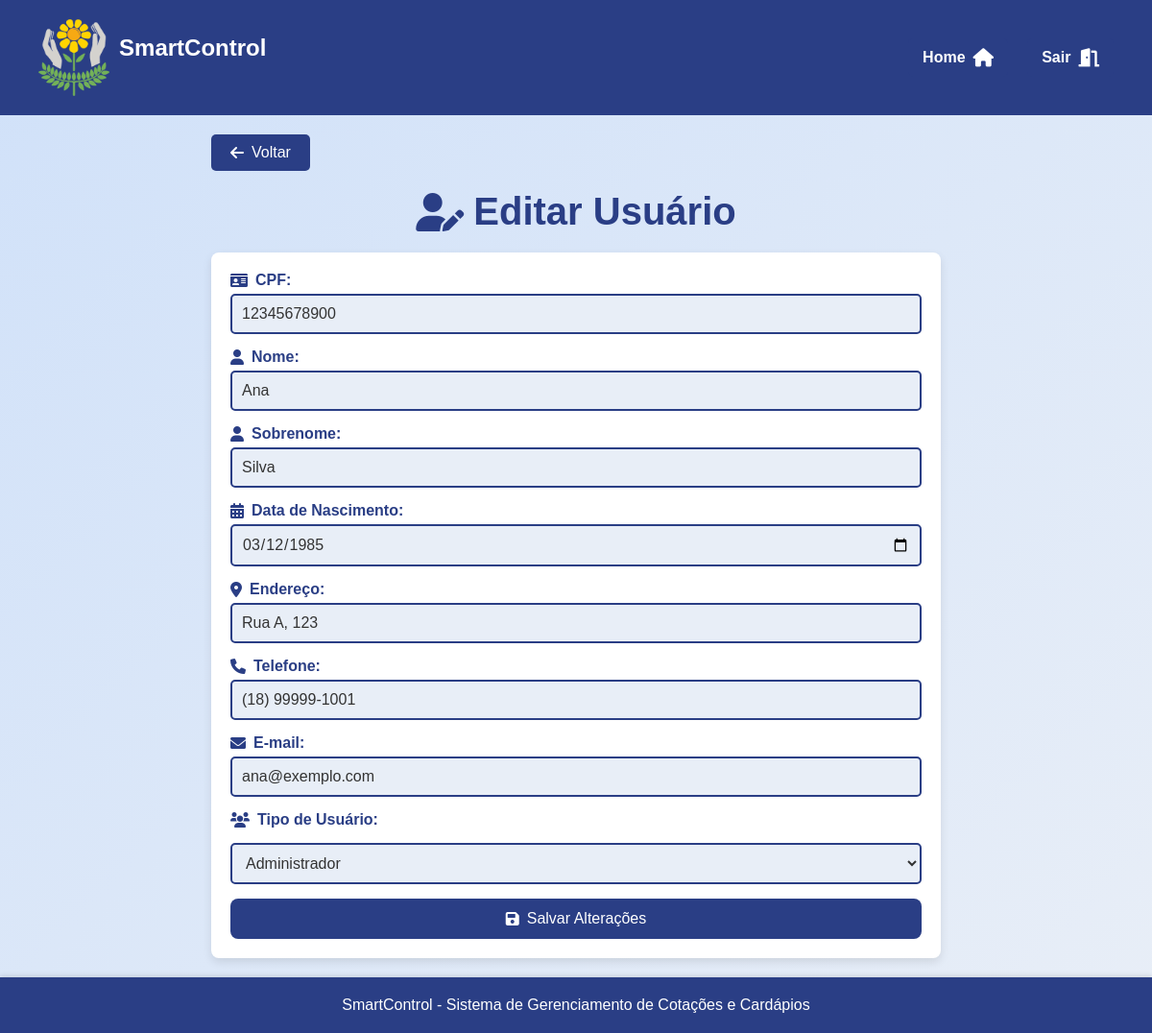
The page /assets/view/pages/usuario/editarUsuario/editUsuario.php?id=10 (signed in) on the database as committed earlier.
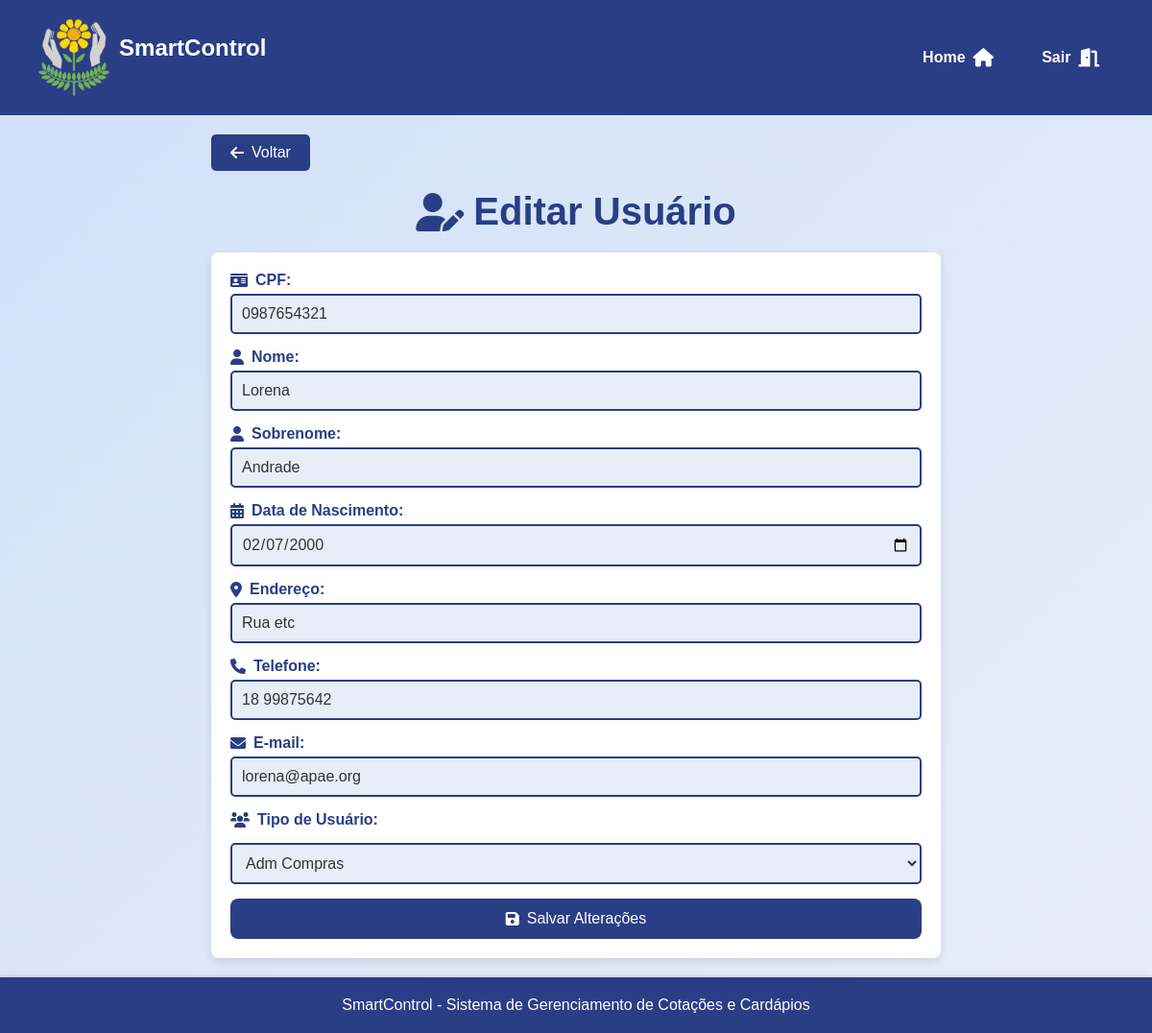
The same page on the database as committed later.
### tables this page shows
CREATE TABLE `usuarios` (
  `id` int(11) NOT NULL,
  `cpf` varchar(11) NOT NULL,
  `nome` varchar(100) NOT NULL,
  `sobrenome` varchar(100) NOT NULL,
  `data_nascimento` date NOT NULL,
  `endereco` varchar(255) DEFAULT NULL,
  `telefone` varchar(15) DEFAULT NULL,
  `email` varchar(100) NOT NULL,
  `senha` varchar(255) NOT NULL,
  `tipo_usuario` enum('administrador','contador','nutricionista') NOT NULL,
  `crn` varchar(20) DEFAULT NULL,
  `data_criacao` timestamp NOT NULL DEFAULT current_timestamp()
);

### assets/model/pdo/DataBase.php (called while the page is built, shortened)
<?php
class Database {
    private $host = 'localhost';
    private $dbname = 'sistema_apae';
    private $username = 'root';
    private $password = '';
    public $conn;
    public function __construct()
    {
        try {
            $this->conn = new PDO("mysql:host=$this->host;dbname=$this->dbname", $this->username, $this->password);
            $this->conn->setAttribute(PDO::ATTR_ERRMODE, PDO::ERRMODE_EXCEPTION);
        } catch (PDOException $exception) {
            echo "Erro na conexão: " . $exception->getMessage();
        }
    }
    public function read($table, $columns = "*", $id = null, $where = null) {
        $sql = "SELECT $columns FROM $table";
        try {
            $stmt = $this->conn->prepare($sql);
            $stmt->execute();
            return $stmt->fetchAll(PDO::FETCH_ASSOC);
        } catch (PDOException $exception) {
            echo "Erro ao ler: " . $exception->getMessage();
            return false;
        }
    }
}
?>

### assets/controller/userController.php (called while the page is built, shortened)
<?php
require_once __DIR__ . '/../model/Usuario.php';
require_once __DIR__ . '/../model/pdo/DataBase.php';
class ControladorUsuarios
{
    private $banco;
    public function __construct() {
        $this->banco = new DataBase;
    }
    public function listarUsuarios()
    {
        $usuarioBanco = $this->banco->read("usuarios");
        foreach($usuarioBanco as $usuario)
        {
            switch ($usuario['tipo_usuario']) {
                case 'nutricionista':
                    $usuarios[] = new Nutricionista($usuario['id'], $usuario['cpf'], $usuario['crn'], $usuario['nome'], $usuario['sobrenome'], $usuario['data_nascimento'], $usuario['endereco'], $usuario['telefone'], $usuario['email'], $usuario['senha'],$usuario['tipo_usuario']);
                    break;
                case 'contador':
                    $usuarios[] = new Contador($usuario['id'], $usuario['cpf'], $usuario['nome'], $usuario['sobrenome'], $usuario['data_nascimento'], $usuario['endereco'], $usuario['telefone'], $usuario['email'], $usuario['senha'],$usuario['tipo_usuario']);
                    break;
                case 'administrador':
                    $usuarios[] = new Administrador($usuario['id'], $usuario['cpf'], $usuario['nome'], $usuario['sobrenome'], $usuario['data_nascimento'], $usuario['endereco'], $usuario['telefone'], $usuario['email'], $usuario['senha'],$usuario['tipo_usuario']);
                    break;
            }
        }
        return $usuarios;
    }
}
?>

### assets/model/Usuario.php (called while the page is built, shortened)
<?php
abstract class Usuario {
    protected $id;
    protected $cpf;
    protected $nome;
    protected $sobrenome;
    protected $dataNasc;
    protected $endereco;
    protected $telefone;
    protected $email;
    protected $tipo_usuario;
    public function __construct($id, $cpf, $nome, $sobrenome, $dataNasc, $endereco, $telefone, $email, $senha,$tipo_usuario) {
        $this->id = $id;
        $this->cpf = $cpf;
        $this->nome = $nome;
        $this->sobrenome = $sobrenome;
        $this->dataNasc = $dataNasc;
        $this->endereco = $endereco;
        $this->telefone = $telefone;
        $this->email = $email;
        $this->tipo_usuario = $tipo_usuario;
    }
    public function getId() {
        return $this->id;
    }
    public function getCpf() {
        return $this->cpf;
    }
    public function getNome() {
        return $this->nome;
    }
    public function getSobrenome() {
        return $this->sobrenome;
    }
    public function getDataNasc() {
        return $this->dataNasc;
    }
    public function getEndereco() {
        return $this->endereco;
    }
    public function getTelefone() {
        return $this->telefone;
    }
    public function getEmail() {
        return $this->email;
    }
    public function getTipoUsuario() {
        return $this->tipo_usuario;
    }
}
?>

### assets/view/pages/usuario/editarUsuario/editUsuario.php (the view, shortened to what the changed rows need)
<?php
require_once __DIR__ . "/../../../../controller/userController.php";
require_once __DIR__ . "/../../../../controller/pageController.php";
$controler = new ControladorUsuarios();
?>
<!DOCTYPE html>
<html lang="pt-BR">
<head>
    <link rel="stylesheet" href="../../styles/EditStyle.css">
    <link rel="stylesheet" href="https://cdnjs.cloudflare.com/ajax/libs/font-awesome/6.0.0-beta3/css/all.min.css">
</head>
<body>
<main>
    <h1><i class="fas fa-user-edit"></i> Editar Usuário</h1>
    <form action="" method="POST">
        <?php
        $usuarios = $controler->listarUsuarios();
        foreach ($usuarios as $usuario) {
            if ($usuario->getId() == $_GET['id']) {
                echo '
                <section>
                    <label for="cpf"><i class="fas fa-id-card"></i> CPF:</label>
                    <input type="text" id="cpf" name="cpf" value="'.$usuario->getCpf().'" required>
                </section>
                <section>
                    <label for="nome"><i class="fas fa-user"></i> Nome:</label>
                    <input type="text" id="nome" name="nome" value="'.$usuario->getNome().'" required>
                </section>
                <section>
                    <label for="sobrenome"><i class="fas fa-user"></i> Sobrenome:</label>
                    <input type="text" id="sobrenome" name="sobrenome" value="'.$usuario->getSobrenome().'" required>
                </section>
                <section>
                    <label for="data_nascimento"><i class="fas fa-calendar-alt"></i> Data de Nascimento:</label>
                    <input type="date" id="data_nascimento" name="data_nascimento" value="'.$usuario->getDataNasc().'" required>
                </section>
                <section>
                    <label for="endereco"><i class="fas fa-map-marker-alt"></i> Endereço:</label>
                    <input type="text" id="endereco" name="endereco" value="'.$usuario->getEndereco().'" required>
                </section>
                <section>
                    <label for="telefone"><i class="fas fa-phone"></i> Telefone:</label>
                    <input type="text" id="telefone" name="telefone" value="'.$usuario->getTelefone().'" required>
                </section>
                <section>
                    <label for="email"><i class="fas fa-envelope"></i> E-mail:</label>
                    <input type="email" id="email" name="email" value="'.$usuario->getEmail().'" required>
                </section>
                <section style="display: none;">
                    <input type="password" id="senha" name="senha" value="'.$usuario->getSenha().'">
                </section>
                    <label for="tipo_usuario"><i class="fas fa-users"></i> Tipo de Usuário:</label>
                    <select id="tipo_usuario" name="tipo_usuario" required>
                        <option value="administrador"'; if ($usuario->getTipoUsuario() == 'administrador') echo 'selected'; echo '>Administrador</option>
                        <option value="contador"'; if ($usuario->getTipoUsuario() == 'contador') echo 'selected'; echo '>Adm Compras</option>
                        <option value="nutricionista"'; if ($usuario->getTipoUsuario() == 'nutricionista') echo 'selected'; echo '>Nutricionista</option>
                    </select>
                </section>';
                echo '<button type="submit"><i class="fas fa-save"></i> Salvar Alterações</button>';
            }
        }
        ?>
    </form>
</main>
</body>
</html>

Rows that differ between the two databases and show on the page:
changed usuarios: cpf "12345678900" → "0987654321"; nome "Ana" → "Lorena"; sobrenome "Silva" → "Andrade"; data_nascimento "03/12/1985" → "02/07/2000"; endereco "Rua A, 123" → "Rua etc"; telefone "(18) 99999-1001" → "18 99875642"; email "ana@exemplo.com" → "lorena@apae.org"; tipo_usuario "Administrador" → "Adm Compras"
